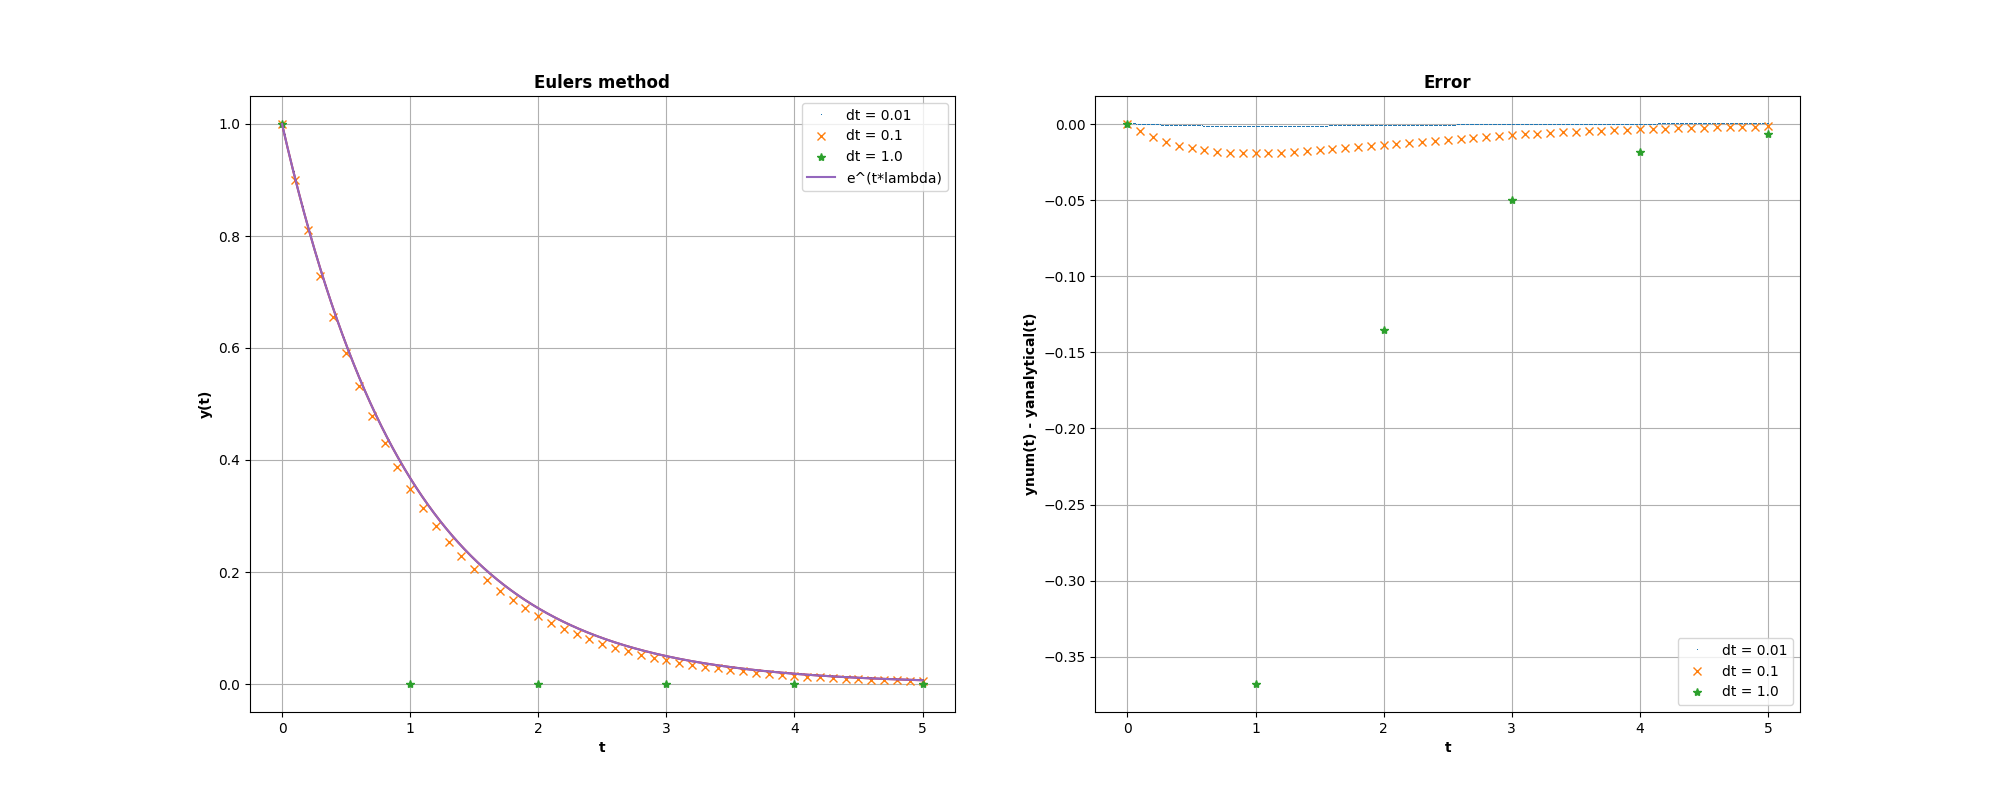

The script that saved this image:
from analytical import analytical 
from plot_generator import *

def eulerMethod():
    # settings
    plot_types = [',', 'x', '*']
    labels = ['dt = 0.01', 'dt = 0.1', 'dt = 1.0']
    
    ax1, ax2 = generate_plot_area(title1='Eulers method', title2='Error', \
                                        xlabel1='t', xlabel2='t', \
                                        ylabel1='y(t)', ylabel2='ynum(t) - yanalytical(t)')


    # the initial conditions
    t_min = 0.0
    t_max = 5.0
    lam = -1.0
    dt_array = [0.01, 0.1, 1.0]

    for i, dt in enumerate(dt_array):

        number_of_steps = int(t_max / dt) + 1
        t = np.linspace(t_min, t_max, number_of_steps, endpoint=True)
        
        y = np.ones(number_of_steps)
        y_err = np.zeros(number_of_steps)


        for j in range(1, number_of_steps):
            y[j] = y[j-1] + dt*lam*y[j-1]
            y_err[j] = y[j] - analytical(t[j], lam)
        
        ax1.plot(t,y,plot_types[i], label=labels[i])
        ax2.plot(t,y_err,plot_types[i], label=labels[i])
        
    # analytical solution
    number_of_steps = 10000
    t = np.linspace(t_min, t_max, number_of_steps, endpoint=True)
    y = np.exp(t*lam)

    ax1.plot(t,y)
    ax1.plot(t,y, label='e^(t*lambda)')


    ax1.grid(True)
    ax2.grid(True)
    ax1.legend(loc="upper right")
    ax2.legend(loc="lower right")
    plt.savefig("euler.png")
    plt.close()
